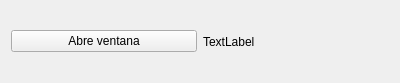
<?xml version="1.0" encoding="UTF-8"?>
<ui version="4.0">
 <class>MainWindow</class>
 <widget class="QMainWindow" name="MainWindow">
  <property name="geometry">
   <rect>
    <x>0</x>
    <y>0</y>
    <width>400</width>
    <height>83</height>
   </rect>
  </property>
  <property name="windowTitle">
   <string>MainWindow</string>
  </property>
  <widget class="QWidget" name="centralWidget">
   <layout class="QHBoxLayout" name="horizontalLayout">
    <item>
     <widget class="QPushButton" name="pushButton">
      <property name="text">
       <string>Abre ventana</string>
      </property>
     </widget>
    </item>
    <item>
     <widget class="QLabel" name="label">
      <property name="text">
       <string>TextLabel</string>
      </property>
     </widget>
    </item>
   </layout>
  </widget>
 </widget>
 <layoutdefault spacing="6" margin="11"/>
 <resources/>
 <connections/>
</ui>
